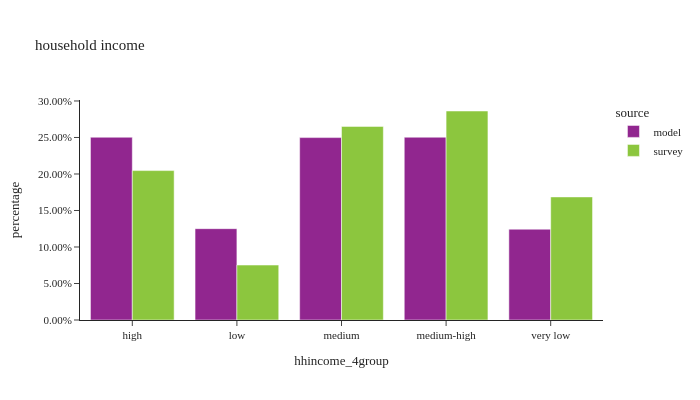

Notebook source saved alongside this figure:
### Markdown cell above
## demographics

### Code cell
plot_hh_stat(df_hh, 'hhincome_4group', 'household income')

### Figure 1 — Plotly figure (JSON) as saved in the notebook; plotly's stock layout.template omitted (floating-point values rounded to 4 significant figures)
{"data": [{"alignmentgroup": "True", "customdata": [[434306], [217056], [433458], [434341], [215755]], "hovertemplate": "source=model<br>hhincome_4group=%{x}<br>percentage=%{y}<br>sample count=%{customdata[0]}<extra></extra>", "legendgroup": "model", "marker": {"color": "#91268F", "pattern": {"shape": ""}}, "name": "model", "offsetgroup": "model", "orientation": "v", "showlegend": true, "textposition": "auto", "type": "bar", "x": ["high", "low", "medium", "medium-high", "very low"], "xaxis": "x", "y": [0.2503, 0.1251, 0.2498, 0.2504, 0.1244], "yaxis": "y"}, {"alignmentgroup": "True", "customdata": [[576], [284], [883], [1004], [559]], "hovertemplate": "source=survey<br>hhincome_4group=%{x}<br>percentage=%{y}<br>sample count=%{customdata[0]}<extra></extra>", "legendgroup": "survey", "marker": {"color": "#8CC63E", "pattern": {"shape": ""}}, "name": "survey", "offsetgroup": "survey", "orientation": "v", "showlegend": true, "textposition": "auto", "type": "bar", "x": ["high", "low", "medium", "medium-high", "very low"], "xaxis": "x", "y": [0.2047, 0.07526, 0.2652, 0.2863, 0.1686], "yaxis": "y"}], "layout": {"barmode": "group", "font": {"size": 11}, "height": 400, "legend": {"title": {"text": "source"}, "tracegroupgap": 0}, "title": {"text": "household income"}, "width": 700, "xaxis": {"anchor": "y", "domain": [0, 1], "title": {"text": "hhincome_4group"}}, "yaxis": {"anchor": "x", "domain": [0, 1], "tickformat": ".2%", "title": {"text": "percentage"}}}}
